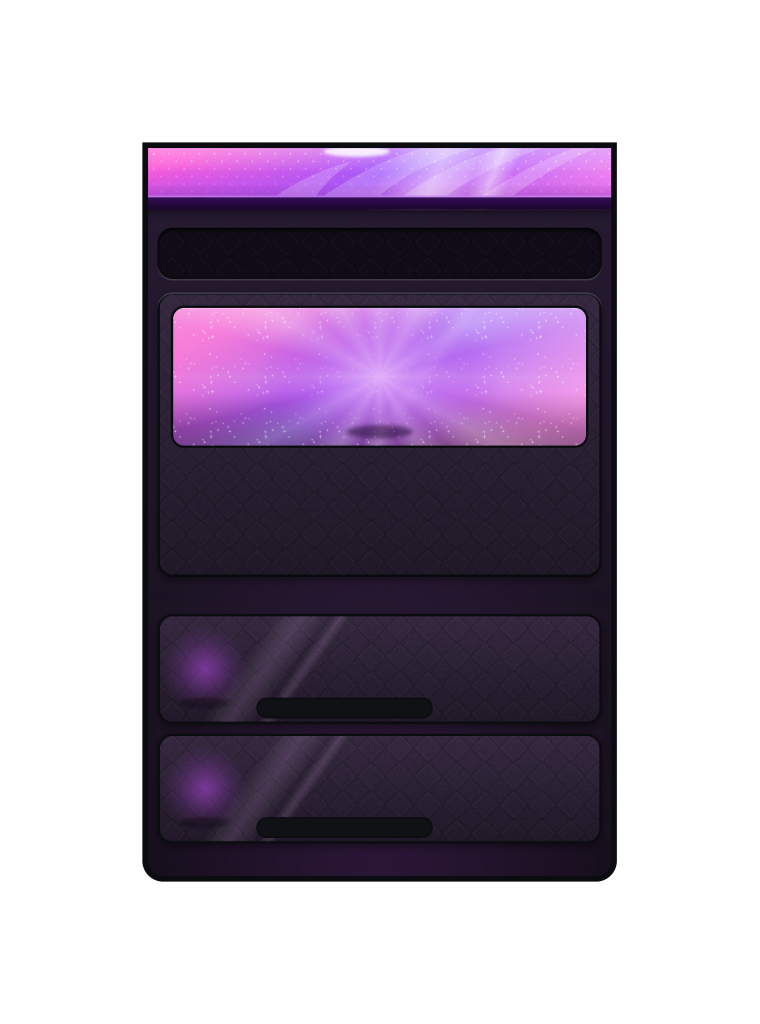
#> input picture roblox/assets/figma/square/echo.png, 1519 x 2048 px (shown at 1/2 size)
$ python cut_sheet.py ../roblox/assets/figma/square/echo.png
#> lines starting #> are read from the running program, lines starting #| are printed output that depends on the picture; after the words box and inside, x2 and y2 are one past the last pixel; in counts of white or black regions, pixels touching at a corner belong together
"""Cut the approved icon sheet into transparent PNGs with a uniform ink outline.

The sheet has a flat (10,11,12) background and black outlines. Per icon we take the coloured
interior (non-dark pixels, holes filled so pupils/stripes stay), then rebuild the outline as a
fixed-width ring (distance transform, anti-aliased) so every icon has the same outline weight,
including where neighbouring icons touched on the sheet.
Run: python3 birb-icons/cut_sheet.py <sheet.png>
"""
import sys, os
import numpy as np
from PIL import Image
from scipy import ndimage as nd

OUT = os.path.join(os.path.dirname(os.path.abspath(__file__)), 'final')
INK = np.array([11, 12, 16])       # #0B0C10-ish, matches the UI ink
RING = 6.0                         # outline width in source px
PAD = 14                           # transparent padding around each icon in source px
SIZE = 256

# icon boxes on the sheet (x0, y0, x1, y1); interiors are assigned to the box holding their centroid
BOXES = {
    'clock': (40, 0, 300, 225), 'crow': (320, 0, 590, 228), 'crown': (610, 0, 880, 230), 'echo': (900, 0, 1200, 230),
    'fish': (1200, 0, 1500, 230), 'golden': (1510, 0, 1844, 232),
    'goldore': (40, 225, 300, 435), 'heart': (320, 232, 590, 428), 'index': (610, 232, 880, 432), 'magnet': (900, 232, 1200, 430),
    'monster': (1200, 230, 1500, 432), 'mushroom': (1510, 232, 1844, 423),
    'nest': (0, 435, 300, 605), 'ore': (320, 428, 590, 613), 'parrot': (610, 432, 880, 625), 'pickaxe': (900, 430, 1200, 612),
    'plume': (1200, 432, 1500, 612), 'popcorn': (1510, 423, 1844, 612),
    'seed': (0, 605, 300, 763), 'shield': (320, 613, 590, 853), 'skill': (610, 612, 880, 853), 'sword': (900, 612, 1200, 853),
    'twig': (1200, 612, 1500, 853), 'wing': (1510, 612, 1844, 853), 'wood': (0, 763, 300, 853),
}

# [27 lines left out: functions hull_fill, book_shape, mushroom_shape, not called in this run]

SHAPE = {'index': book_shape, 'mushroom': mushroom_shape}
BAND = {}
ERASE = {}
ERASE_SRC = {}
# twig: the crossing branch pokes out left of the main branch; cut it along the main branch's edge (x = 1293 + (y - 712))
DIAG_CUT = {'twig': (1280, 720, 750, lambda y: 1293 + (y - 712))}
HANDMADE = {'seed'}   # drawn by seed.py instead (hidden behind the log on the sheet)
CLOSE = {'crown': 1, 'nest': 1, 'twig': 1}
OPEN = {'parrot': 4}
CAP = {}
STRETCH = {'wood': (1.0, 1.32)}   # (x, y) un-squash for icons squeezed on the sheet   # icon -> cap depth as a fraction of the cut width

# [19 lines left out: function cap_bottom, not called in this run]

src = np.asarray(Image.open(sys.argv[1]).convert('RGB')).astype(int)
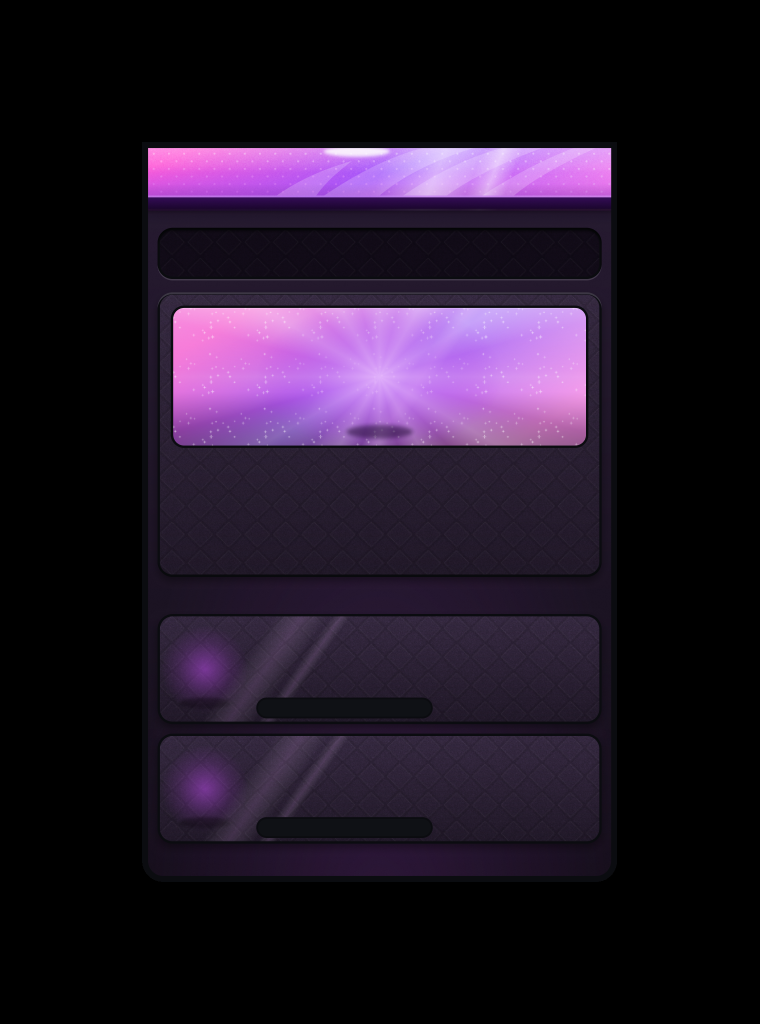
#> src: shape (2048, 1519, 3) int64 (shown at 1/2 size); mean R, G, B 32.7, 21.7, 38.3
bgd = np.abs(src - [10, 11, 12]).max(2)
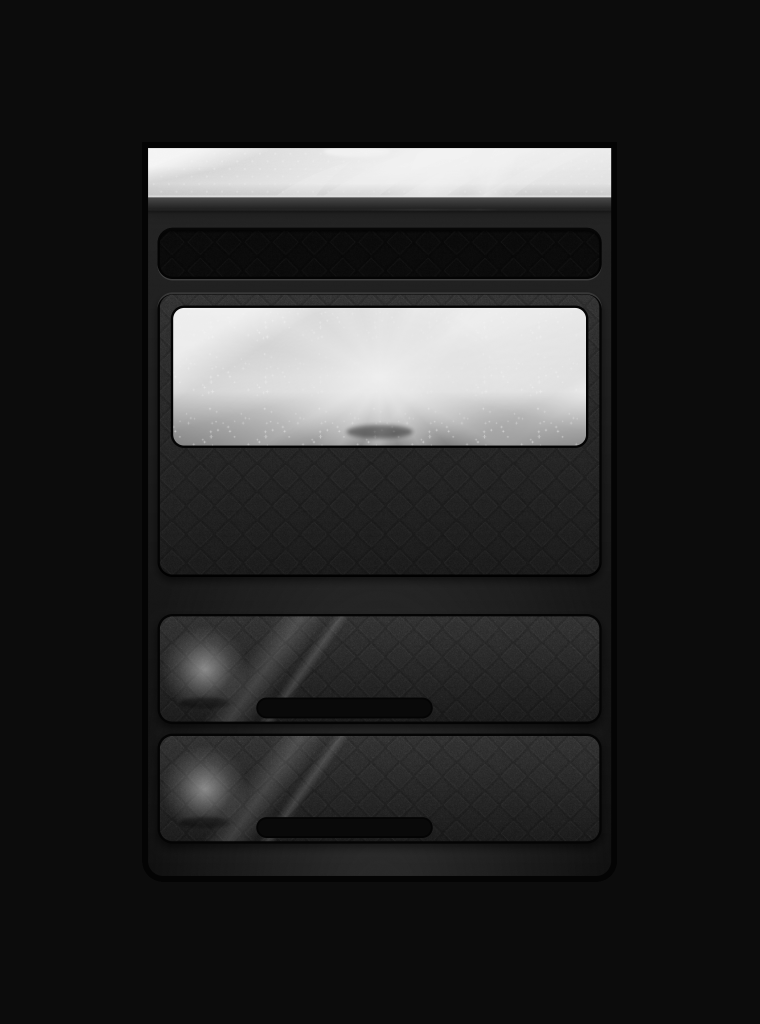
#> bgd: shape (2048, 1519) int64 (shown at 1/2 size); min 1, max 245, mean 39.7
inside = src.max(2) > 34                       # coloured interior (outline + bg are darker)
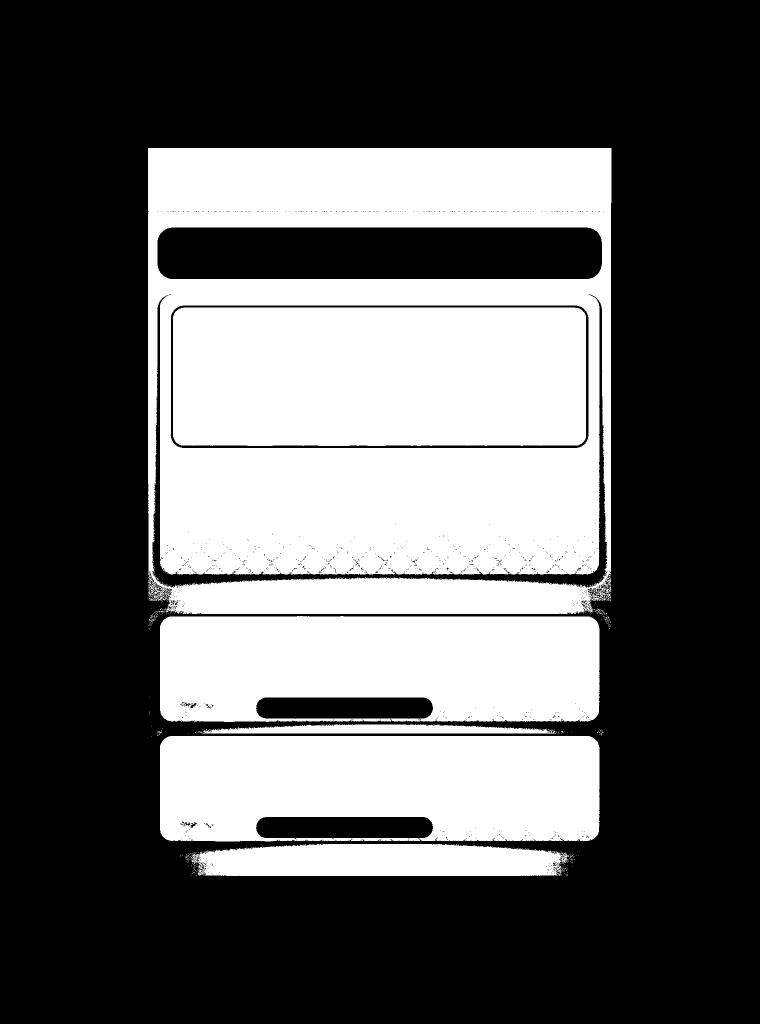
#> inside: shape (2048, 1519) bool (shown at 1/2 size); 36.2% white; 349 white regions (341 under 20 px), largest, box (x1, y1, x2, y2) and area: (296, 296, 1223, 1228) 507596, (346, 615, 1172, 892) 227741, (320, 1472, 1199, 1683) 169106
inside = nd.binary_opening(inside, iterations=1)
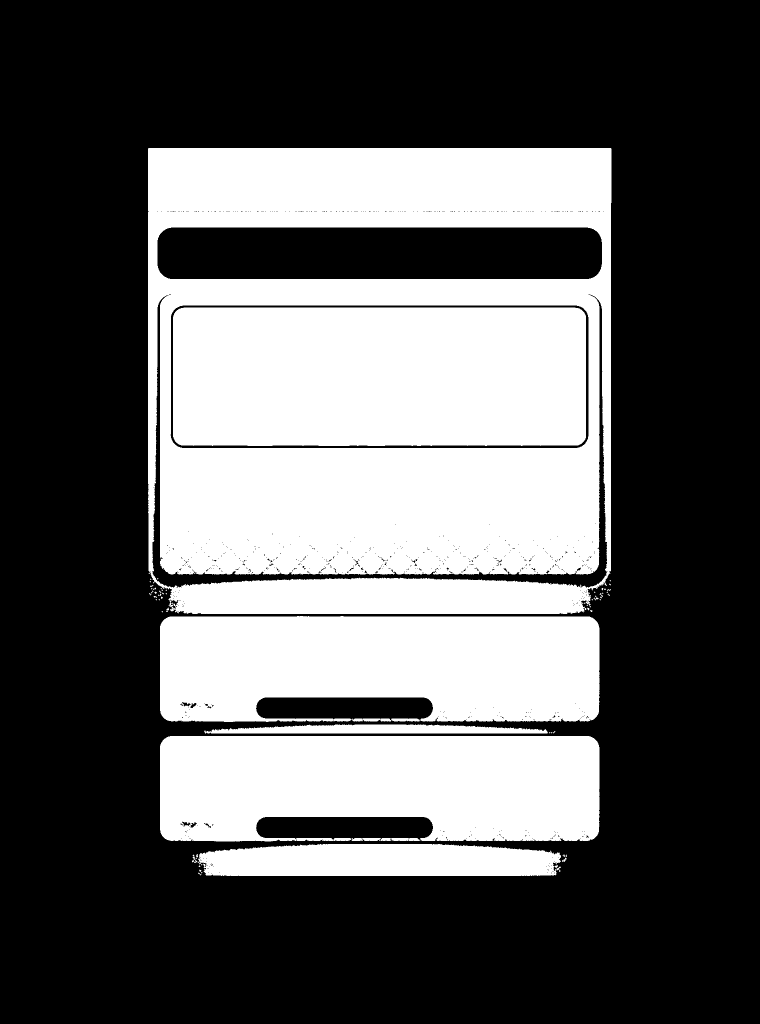
#> inside: shape (2048, 1519) bool (shown at 1/2 size); 36.1% white; 74 white regions (64 under 20 px), largest, box (x1, y1, x2, y2) and area: (296, 296, 1223, 1228) 505294, (346, 615, 1172, 892) 227741, (320, 1472, 1199, 1683) 168971
lab, n = nd.label(inside)
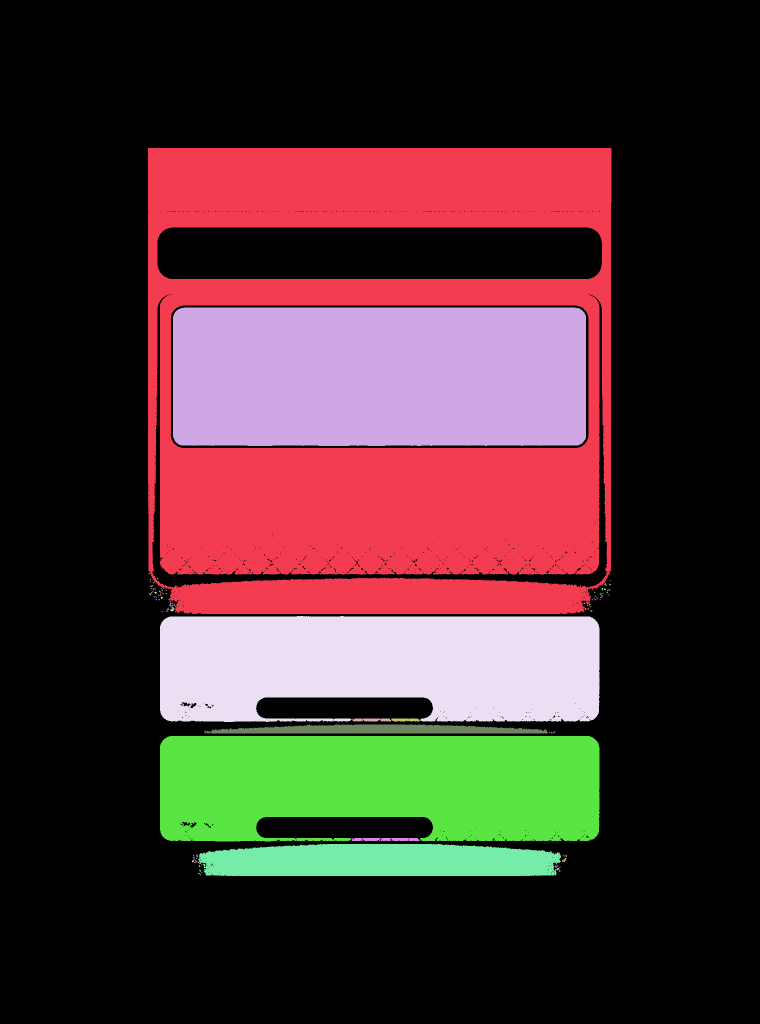
#> lab: shape (2048, 1519) int32 (shown at 1/2 size); 96 distinct labels, from 0 to 95; one colour per label, 0 black
#> n = 95
cents = nd.center_of_mass(inside, lab, range(1, n + 1))
#> cents = 95 pairs, first value 752.6 to 1749, second value 298 to 1220
sizes = nd.sum(inside, lab, range(1, n + 1))
#> sizes = 95 values, max 505171 at index 0, min 5 at index 2, mean 11817.5

os.makedirs(OUT, exist_ok=True)
for name, (x0, y0, x1, y1) in BOXES.items():
    if name in HANDMADE: continue
    keep = [i + 1 for i, ((cy, cx), s) in enumerate(zip(cents, sizes)) if s > 12 and x0 <= cx < x1 and y0 <= cy < y1]
    m = np.isin(lab, keep)
    for x0_, y0_, x1_, y1_ in ERASE_SRC.get(name, []): m[y0_:y1_, x0_:x1_] = False
    if name in DIAG_CUT:
        xa, ya, yb_, edge = DIAG_CUT[name]
        for yy in range(ya, yb_): m[yy, xa:int(edge(yy))] = False
    m = nd.binary_closing(m, iterations=CLOSE.get(name, 2))
    # fill holes = enclosed interior details (pupils, dark stripes) -- but never background showing through a gap
    filled = nd.binary_fill_holes(m)
    hole = filled & ~m
    hl, hn = nd.label(hole)
    for i in range(1, hn + 1):
        h = hl == i
        if (bgd[h] < 8).mean() > 0.35:      # mostly sheet background -> keep it transparent
            filled &= ~h
    m = filled
    if name in OPEN:                        # shave thin stray bits (stray strokes on the sheet)
        m = nd.binary_opening(m, iterations=OPEN[name])
    if name in SHAPE:
        m0 = m; m = SHAPE[name](m)
        core = nd.binary_erosion(m0, iterations=4)
        idx = nd.distance_transform_edt(~core, return_distances=False, return_indices=True)
        src_shape = src.copy(); add = m & ~core
        src_shape[add] = src[idx[0][add], idx[1][add]]
    else:
        src_shape = src
    if name in CAP:                                   # this icon was cut flat where it overlapped another on the sheet
        m, src_fill = cap_bottom(m, src_shape, CAP[name])
    else:
        src_fill = src_shape
    ys, xs = np.nonzero(m)
#> (the run stopped early here; a loop or call above may not have finished)

$ run again, with roblox/assets/figma/square/profile.png copied over roblox/assets/figma/square/echo.png
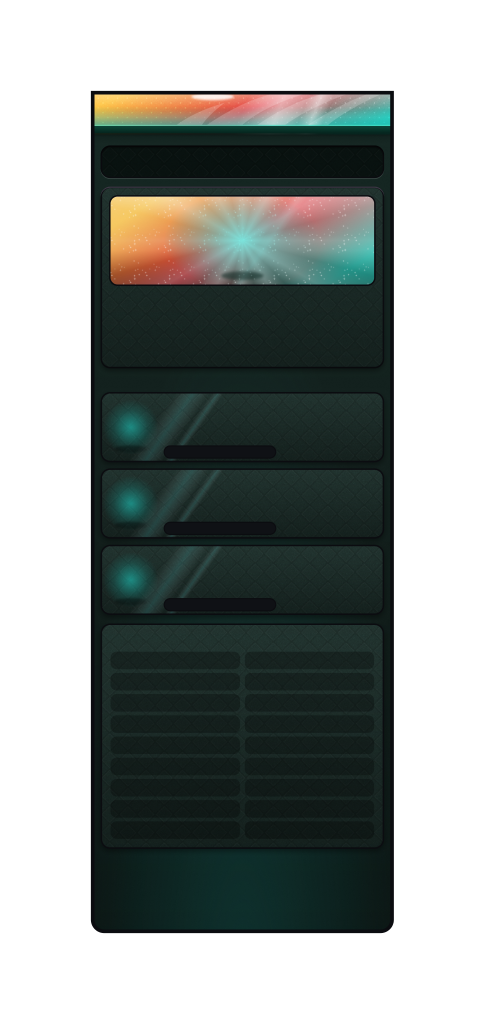
#> input picture roblox/assets/figma/square/profile.png, 970 x 2048 px (shown at 1/2 size)
#> `inside = src.max(2) > 34`:
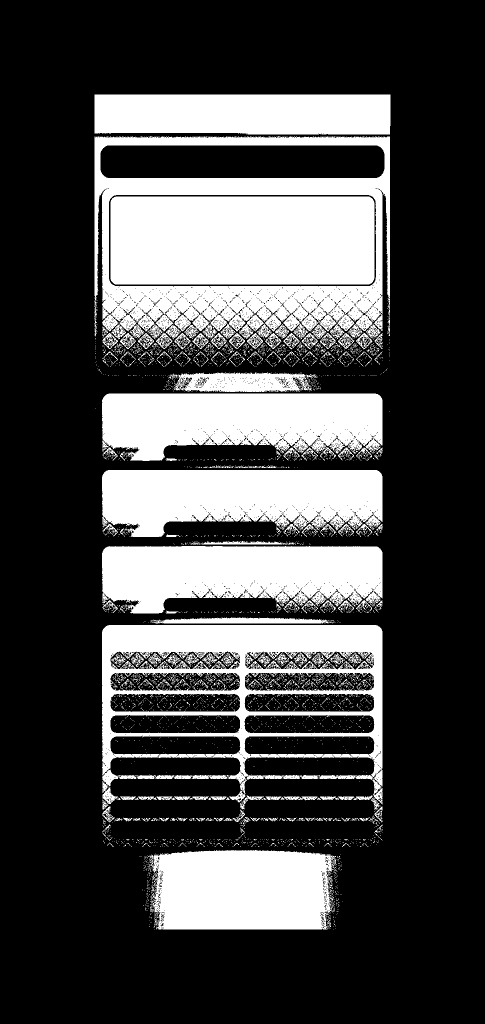
#> inside: shape (2048, 970) bool (shown at 1/2 size); 29% white; 3818 white regions (3609 under 20 px), largest, box (x1, y1, x2, y2) and area: (221, 393, 749, 569) 92758, (189, 272, 780, 679) 85824, (204, 1250, 765, 1609) 73639
#> `lab, n = nd.label(inside)`:
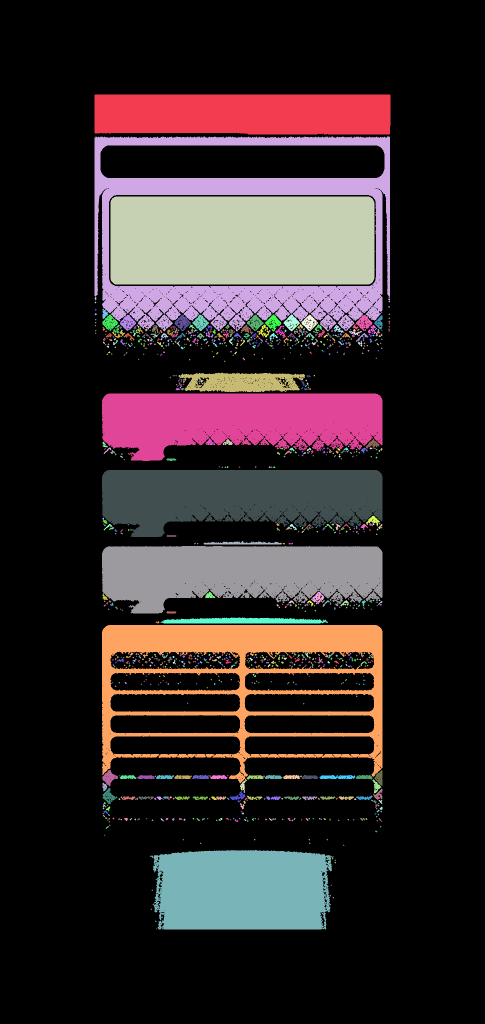
#> lab: shape (2048, 970) int32 (shown at 1/2 size); 1048 distinct labels, from 0 to 1047; one colour per label, 0 black
#> n = 1047
#> cents = 1047 pairs, first value 227.7 to 1857, second value 190 to 778
#> sizes = 1047 values, max 92758 at index 2, min 5 at index 8, mean 521.3
